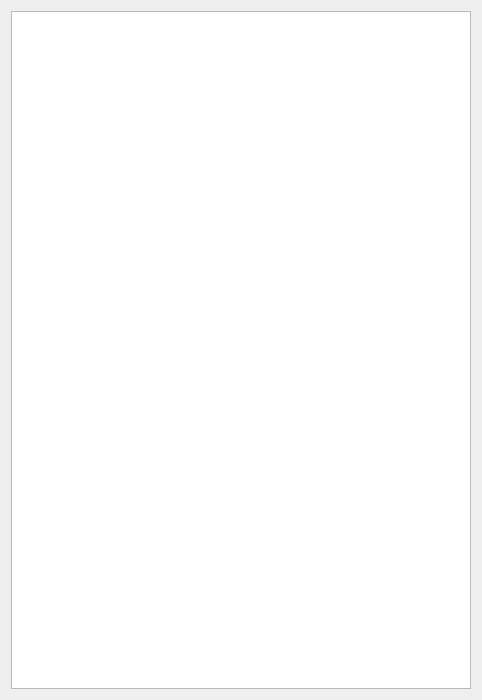
<?xml version="1.0" encoding="UTF-8"?>
<ui version="4.0">
 <class>LoggerWidget</class>
 <widget class="QWidget" name="LoggerWidget">
  <property name="geometry">
   <rect>
    <x>0</x>
    <y>0</y>
    <width>482</width>
    <height>700</height>
   </rect>
  </property>
  <property name="font">
   <font>
    <pointsize>12</pointsize>
   </font>
  </property>
  <property name="windowTitle">
   <string>Отчёт об ошибках</string>
  </property>
  <layout class="QGridLayout" name="gridLayout">
   <item row="0" column="0">
    <widget class="QTextEdit" name="m_reportError_te">
     <property name="font">
      <font>
       <pointsize>10</pointsize>
      </font>
     </property>
     <property name="readOnly">
      <bool>true</bool>
     </property>
    </widget>
   </item>
  </layout>
 </widget>
 <resources/>
 <connections/>
</ui>
